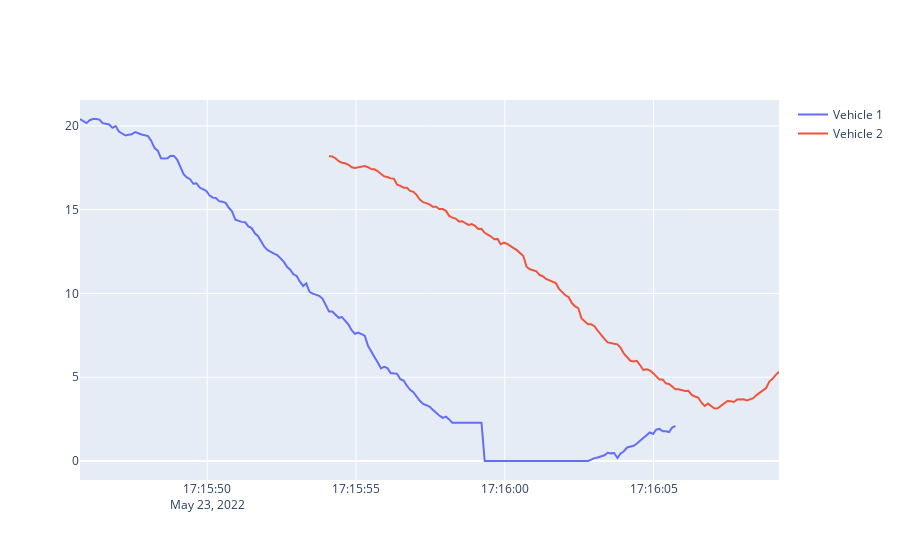

The cell this chart's notebook holds for it:
### Code cell
# plot the two vehicle velocities with plotly

import plotly.graph_objects as go

fig = go.Figure()

fig.add_scatter(
    x=plot_dfs[0]["dt"],
    y=plot_dfs[0]["f32_velocityInDir_mps"],
    name="Vehicle 1",
    mode="lines",
)

# add a trace for the second vehicle
fig.add_scatter(
    x=plot_dfs[1].dt,
    y=plot_dfs[1].f32_velocityInDir_mps,
    name="Vehicle 2",
    mode="lines",
)

fig.show()

### Figure 1 — Plotly figure (JSON) as saved in the notebook; plotly's stock layout.template omitted (floating-point values rounded to 4 significant figures; data arrays with more than 128 entries replaced by an {"elided": "..."} marker saying what was removed)
{"data": [{"mode": "lines", "name": "Vehicle 1", "type": "scatter", "x": {"elided": "185 str values"}, "y": {"elided": "185 float values"}}, {"mode": "lines", "name": "Vehicle 2", "type": "scatter", "x": {"elided": "140 str values"}, "y": {"elided": "140 float values"}}], "layout": {}}
